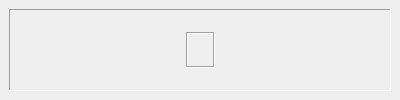
<?xml version="1.0" encoding="UTF-8"?>
<ui version="4.0">
 <class>ZoomDock</class>
 <widget class="QDockWidget" name="ZoomDock">
  <property name="geometry">
   <rect>
    <x>0</x>
    <y>0</y>
    <width>400</width>
    <height>100</height>
   </rect>
  </property>
  <property name="features">
   <set>QDockWidget::AllDockWidgetFeatures</set>
  </property>
  <property name="windowTitle">
   <string>Zoom</string>
  </property>
  <widget class="QWidget" name="dockWidgetContents">
   <layout class="QHBoxLayout" name="horizontalLayout">
    <item>
     <widget class="QFrame" name="frame">
      <property name="frameShape">
       <enum>QFrame::Panel</enum>
      </property>
      <property name="frameShadow">
       <enum>QFrame::Sunken</enum>
      </property>
      <layout class="QVBoxLayout" name="verticalLayout">
       <property name="spacing">
        <number>0</number>
       </property>
       <property name="margin">
        <number>0</number>
       </property>
       <item>
        <widget class="ZoomView" name="zoomView" native="true">
         <property name="sizePolicy">
          <sizepolicy hsizetype="Expanding" vsizetype="Expanding">
           <horstretch>0</horstretch>
           <verstretch>0</verstretch>
          </sizepolicy>
         </property>
         <layout class="QGridLayout" name="gridLayout">
          <item row="1" column="0">
           <spacer name="horizontalSpacer">
            <property name="orientation">
             <enum>Qt::Horizontal</enum>
            </property>
            <property name="sizeHint" stdset="0">
             <size>
              <width>40</width>
              <height>20</height>
             </size>
            </property>
           </spacer>
          </item>
          <item row="1" column="1">
           <widget class="QFrame" name="zoomFrame">
            <property name="autoFillBackground">
             <bool>true</bool>
            </property>
            <property name="frameShape">
             <enum>QFrame::Box</enum>
            </property>
            <property name="frameShadow">
             <enum>QFrame::Sunken</enum>
            </property>
            <layout class="QHBoxLayout" name="horizontalLayout_3">
             <item>
              <widget class="QLabel" name="zoomLabel">
               <property name="text">
                <string notr="true"/>
               </property>
               <property name="alignment">
                <set>Qt::AlignCenter</set>
               </property>
              </widget>
             </item>
            </layout>
           </widget>
          </item>
          <item row="1" column="2">
           <spacer name="horizontalSpacer_2">
            <property name="orientation">
             <enum>Qt::Horizontal</enum>
            </property>
            <property name="sizeHint" stdset="0">
             <size>
              <width>40</width>
              <height>20</height>
             </size>
            </property>
           </spacer>
          </item>
          <item row="0" column="1">
           <spacer name="verticalSpacer">
            <property name="orientation">
             <enum>Qt::Vertical</enum>
            </property>
            <property name="sizeHint" stdset="0">
             <size>
              <width>20</width>
              <height>40</height>
             </size>
            </property>
           </spacer>
          </item>
          <item row="2" column="1">
           <spacer name="verticalSpacer_2">
            <property name="orientation">
             <enum>Qt::Vertical</enum>
            </property>
            <property name="sizeHint" stdset="0">
             <size>
              <width>20</width>
              <height>40</height>
             </size>
            </property>
           </spacer>
          </item>
         </layout>
        </widget>
       </item>
      </layout>
     </widget>
    </item>
   </layout>
  </widget>
 </widget>
 <customwidgets>
  <customwidget>
   <class>ZoomView</class>
   <extends>QWidget</extends>
   <header>zoom/zoomview.h</header>
   <container>1</container>
  </customwidget>
 </customwidgets>
 <resources/>
 <connections/>
</ui>
